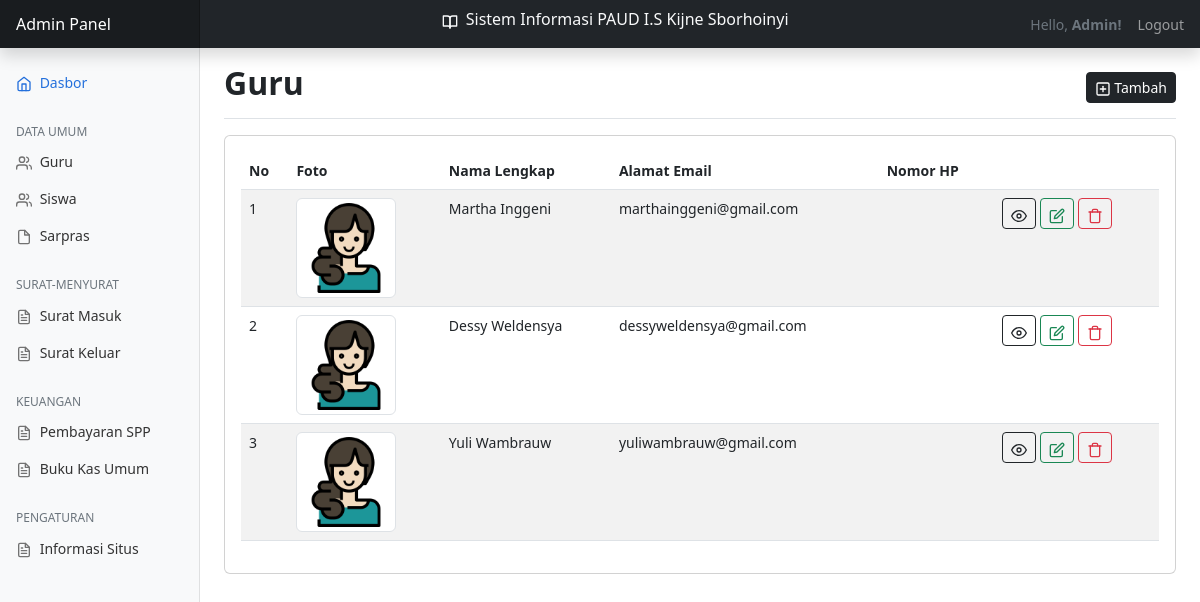
The app's page /?page=guru (signed in) with its own data.
### tables this page shows
CREATE TABLE `guru` (
  `id` int(11) NOT NULL,
  `nama_lengkap` varchar(100) NOT NULL,
  `foto` varchar(255) NOT NULL,
  `alamat_email` varchar(100) NOT NULL,
  `nomor_hp` varchar(15) NOT NULL,
  `alamat_lengkap` text NOT NULL
);

### views/guru/baca.php (the view, shortened to what this page needs)
<main class="col-md-9 ms-sm-auto col-lg-10 px-md-4">
    <div class="d-flex justify-content-between flex-wrap flex-md-nowrap align-items-center pt-3 pb-2 mb-3 border-bottom">
        <h1 class="h2 fw-bold">Guru</h1>
        <div class="btn-toolbar mb-2 mb-md-0">
            <a href="?page=guru&action=tambah" class="btn btn-sm btn-dark">
                <span data-feather="plus-square" class="align-text"></span> Tambah
            </a>
        </div>
    </div>
    <div class="row">
        <div class="col-12">
            <div class="card">
                <div class="card-body">
                    <div class="row">
                        <div class="col-lg-12">
                            <table id="example" class="table table-striped table-hover" style="width:100%">
                                <thead>
                                    <tr>
                                        <th>No</th>
                                        <th>Foto</th>
                                        <th>Nama Lengkap</th>
                                        <th>Alamat Email</th>
                                        <th>Nomor HP</th>
                                        <th></th>
                                    </tr>
                                </thead>
                                <tbody>
                                    <?php
                                        include __DIR__ . '../../../config/database.php';
                                        $rows = mysqli_query($conn, "SELECT * FROM guru ORDER BY id DESC");
                                        $i = 1;
                                    ?>
                                    <?php foreach ($rows as $row) : ?>
                                    <tr>
                                        <td><?php echo $i++;  ?></td>
                                        <td><img src="./images/guru/<?php echo $row["foto"] ? $row["foto"] : 'no-image.png';  ?>" alt="User Picture" class="img img-thumbnail" width="100px"></td>
                                        <td><?php echo $row["nama_lengkap"];  ?></td>
                                        <td><?php echo $row["alamat_email"];  ?></td>
                                        <td><?php echo $row["nomor_hp"];  ?></td>
                                        <td>
                                            <a href="?page=guru&action=detail&id=<?php echo $row["id"];  ?>" class="btn btn-sm btn-outline-dark"><span data-feather="eye" class="align-text"></span></a>
                                            <a href="?page=guru&action=ubah&id=<?php echo $row["id"];  ?>" class="btn btn-sm btn-outline-success"><span data-feather="edit" class="align-text"></span></a>
                                            <a href="./process/guru/hapus.php?id=<?php echo $row["id"];  ?>" onclick="return confirm_delete()" class="btn btn-sm btn-outline-danger" onClick="return confirm(Anda yakin ingin hapus?)"><span data-feather="trash" class="align-text"></span></a>
                                        </td>
                                    </tr>
                                    <?php endforeach; ?>
                                </tbody>
                            </table>
                        </div>
                    </div>
                </div>
            </div>
        </div>
    </div>
</main>

### assets/css/style.css (style rules this page uses)
body { font-size: .875rem; }
.feather { width: 16px; height: 16px; }

### records on screen
guru: foto (picture), nama_lengkap "Martha Inggeni", alamat_email "marthainggeni@gmail.com"
guru: foto (picture), nama_lengkap "Dessy Weldensya", alamat_email "dessyweldensya@gmail.com"
guru: foto (picture), nama_lengkap "Yuli Wambrauw", alamat_email "yuliwambrauw@gmail.com"
